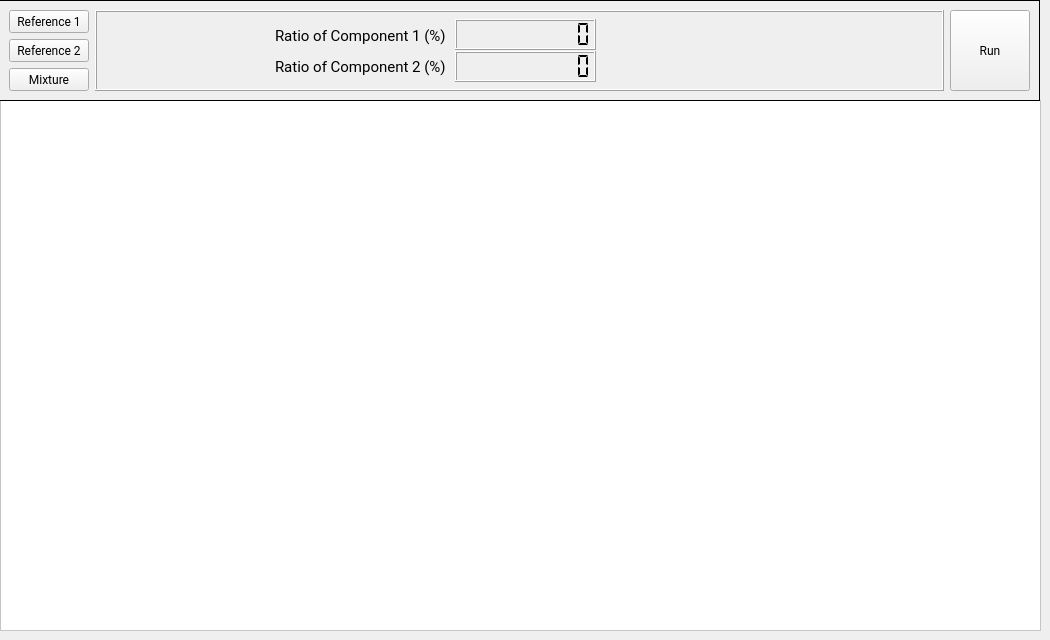
    <widget class="QWidget" name="tab_3_cls">
     <attribute name="title">
      <string>CLS</string>
     </attribute>
     <widget class="QFrame" name="frame_8">
      <property name="geometry">
       <rect>
        <x>0</x>
        <y>100</y>
        <width>1041</width>
        <height>531</height>
       </rect>
      </property>
      <property name="palette">
       <palette>
        <active>
         <colorrole role="Button">
          <brush brushstyle="SolidPattern">
           <color alpha="255">
            <red>255</red>
            <green>255</green>
            <blue>255</blue>
           </color>
          </brush>
         </colorrole>
         <colorrole role="Base">
          <brush brushstyle="SolidPattern">
           <color alpha="255">
            <red>255</red>
            <green>255</green>
            <blue>255</blue>
           </color>
          </brush>
         </colorrole>
         <colorrole role="Window">
          <brush brushstyle="SolidPattern">
           <color alpha="255">
            <red>255</red>
            <green>255</green>
            <blue>255</blue>
           </color>
          </brush>
         </colorrole>
         <colorrole role="Highlight">
          <brush brushstyle="SolidPattern">
           <color alpha="255">
            <red>255</red>
            <green>255</green>
            <blue>255</blue>
           </color>
          </brush>
         </colorrole>
         <colorrole role="HighlightedText">
          <brush brushstyle="SolidPattern">
           <color alpha="255">
            <red>0</red>
            <green>0</green>
            <blue>255</blue>
           </color>
          </brush>
         </colorrole>
        </active>
        <inactive>
         <colorrole role="Button">
          <brush brushstyle="SolidPattern">
           <color alpha="255">
            <red>255</red>
            <green>255</green>
            <blue>255</blue>
           </color>
          </brush>
         </colorrole>
         <colorrole role="Base">
          <brush brushstyle="SolidPattern">
           <color alpha="255">
            <red>255</red>
            <green>255</green>
            <blue>255</blue>
           </color>
          </brush>
         </colorrole>
         <colorrole role="Window">
          <brush brushstyle="SolidPattern">
           <color alpha="255">
            <red>255</red>
            <green>255</green>
            <blue>255</blue>
           </color>
          </brush>
         </colorrole>
         <colorrole role="Highlight">
          <brush brushstyle="SolidPattern">
           <color alpha="255">
            <red>255</red>
            <green>255</green>
            <blue>255</blue>
           </color>
          </brush>
         </colorrole>
         <colorrole role="HighlightedText">
          <brush brushstyle="SolidPattern">
           <color alpha="255">
            <red>0</red>
            <green>0</green>
            <blue>255</blue>
           </color>
          </brush>
         </colorrole>
        </inactive>
        <disabled>
         <colorrole role="Button">
          <brush brushstyle="SolidPattern">
           <color alpha="255">
            <red>255</red>
            <green>255</green>
            <blue>255</blue>
           </color>
          </brush>
         </colorrole>
         <colorrole role="Base">
          <brush brushstyle="SolidPattern">
           <color alpha="255">
            <red>255</red>
            <green>255</green>
            <blue>255</blue>
           </color>
          </brush>
         </colorrole>
         <colorrole role="Window">
          <brush brushstyle="SolidPattern">
           <color alpha="255">
            <red>255</red>
            <green>255</green>
            <blue>255</blue>
           </color>
          </brush>
         </colorrole>
         <colorrole role="Highlight">
          <brush brushstyle="SolidPattern">
           <color alpha="255">
            <red>255</red>
            <green>255</green>
            <blue>255</blue>
           </color>
          </brush>
         </colorrole>
         <colorrole role="HighlightedText">
          <brush brushstyle="SolidPattern">
           <color alpha="255">
            <red>0</red>
            <green>0</green>
            <blue>255</blue>
           </color>
          </brush>
         </colorrole>
        </disabled>
       </palette>
      </property>
      <property name="font">
       <font>
        <family>Roboto</family>
       </font>
      </property>
      <property name="styleSheet">
       <string notr="true">background-color: rgb(255, 255, 255);</string>
      </property>
      <property name="frameShape">
       <enum>QFrame::StyledPanel</enum>
      </property>
      <property name="frameShadow">
       <enum>QFrame::Raised</enum>
      </property>
     </widget>
     <widget class="QFrame" name="frame_5_cls">
      <property name="geometry">
       <rect>
        <x>-1</x>
        <y>0</y>
        <width>1041</width>
        <height>101</height>
       </rect>
      </property>
      <property name="palette">
       <palette>
        <active>
         <colorrole role="Button">
          <brush brushstyle="SolidPattern">
           <color alpha="255">
            <red>240</red>
            <green>240</green>
            <blue>240</blue>
           </color>
          </brush>
         </colorrole>
         <colorrole role="Base">
          <brush brushstyle="SolidPattern">
           <color alpha="255">
            <red>240</red>
            <green>240</green>
            <blue>240</blue>
           </color>
          </brush>
         </colorrole>
         <colorrole role="Window">
          <brush brushstyle="SolidPattern">
           <color alpha="255">
            <red>240</red>
            <green>240</green>
            <blue>240</blue>
           </color>
          </brush>
         </colorrole>
         <colorrole role="Highlight">
          <brush brushstyle="SolidPattern">
           <color alpha="255">
            <red>255</red>
            <green>255</green>
            <blue>255</blue>
           </color>
          </brush>
         </colorrole>
        </active>
        <inactive>
         <colorrole role="Button">
          <brush brushstyle="SolidPattern">
           <color alpha="255">
            <red>240</red>
            <green>240</green>
            <blue>240</blue>
           </color>
          </brush>
         </colorrole>
         <colorrole role="Base">
          <brush brushstyle="SolidPattern">
           <color alpha="255">
            <red>240</red>
            <green>240</green>
            <blue>240</blue>
           </color>
          </brush>
         </colorrole>
         <colorrole role="Window">
          <brush brushstyle="SolidPattern">
           <color alpha="255">
            <red>240</red>
            <green>240</green>
            <blue>240</blue>
           </color>
          </brush>
         </colorrole>
         <colorrole role="Highlight">
          <brush brushstyle="SolidPattern">
           <color alpha="255">
            <red>255</red>
            <green>255</green>
            <blue>255</blue>
           </color>
          </brush>
         </colorrole>
        </inactive>
        <disabled>
         <colorrole role="Button">
          <brush brushstyle="SolidPattern">
           <color alpha="255">
            <red>240</red>
            <green>240</green>
            <blue>240</blue>
           </color>
          </brush>
         </colorrole>
         <colorrole role="Base">
          <brush brushstyle="SolidPattern">
           <color alpha="255">
            <red>240</red>
            <green>240</green>
            <blue>240</blue>
           </color>
          </brush>
         </colorrole>
         <colorrole role="Window">
          <brush brushstyle="SolidPattern">
           <color alpha="255">
            <red>240</red>
            <green>240</green>
            <blue>240</blue>
           </color>
          </brush>
         </colorrole>
         <colorrole role="Highlight">
          <brush brushstyle="SolidPattern">
           <color alpha="255">
            <red>255</red>
            <green>255</green>
            <blue>255</blue>
           </color>
          </brush>
         </colorrole>
        </disabled>
       </palette>
      </property>
      <property name="font">
       <font>
        <family>Roboto</family>
       </font>
      </property>
      <property name="frameShape">
       <enum>QFrame::Box</enum>
      </property>
      <property name="frameShadow">
       <enum>QFrame::Plain</enum>
      </property>
      <layout class="QGridLayout" name="gridLayout_2">
       <item row="2" column="0">
        <widget class="QPushButton" name="Button_reference_1">
         <property name="sizePolicy">
          <sizepolicy hsizetype="Fixed" vsizetype="Fixed">
           <horstretch>0</horstretch>
           <verstretch>0</verstretch>
          </sizepolicy>
         </property>
         <property name="font">
          <font>
           <family>Roboto</family>
          </font>
         </property>
         <property name="focusPolicy">
          <enum>Qt::NoFocus</enum>
         </property>
         <property name="statusTip">
          <string>Choose the folder of the raw data</string>
         </property>
         <property name="styleSheet">
          <string notr="true">border-top-color: rgb(255, 1, 81);
border-top-color: qlineargradient(spread:pad, x1:0, y1:0, x2:1, y2:0, stop:0 rgba(0, 0, 0, 255), stop:1 rgba(255, 255, 255, 255));</string>
         </property>
         <property name="text">
          <string>Reference 1</string>
         </property>
        </widget>
       </item>
       <item row="2" column="2" rowspan="3">
        <widget class="QFrame" name="frame_6_cls">
         <property name="frameShape">
          <enum>QFrame::Box</enum>
         </property>
         <property name="frameShadow">
          <enum>QFrame::Raised</enum>
         </property>
         <widget class="QLCDNumber" name="lcdNumber_component1">
          <property name="geometry">
           <rect>
            <x>360</x>
            <y>9</y>
            <width>141</width>
            <height>31</height>
           </rect>
          </property>
          <property name="digitCount">
           <number>10</number>
          </property>
          <property name="mode">
           <enum>QLCDNumber::Dec</enum>
          </property>
          <property name="segmentStyle">
           <enum>QLCDNumber::Flat</enum>
          </property>
         </widget>
         <widget class="QLCDNumber" name="lcdNumber_component2">
          <property name="geometry">
           <rect>
            <x>360</x>
            <y>41</y>
            <width>141</width>
            <height>31</height>
           </rect>
          </property>
          <property name="smallDecimalPoint">
           <bool>false</bool>
          </property>
          <property name="digitCount">
           <number>10</number>
          </property>
          <property name="mode">
           <enum>QLCDNumber::Dec</enum>
          </property>
          <property name="segmentStyle">
           <enum>QLCDNumber::Flat</enum>
          </property>
         </widget>
         <widget class="QLabel" name="label_2_ratio1">
          <property name="geometry">
           <rect>
            <x>180</x>
            <y>16</y>
            <width>171</width>
            <height>20</height>
           </rect>
          </property>
          <property name="sizePolicy">
           <sizepolicy hsizetype="Fixed" vsizetype="Preferred">
            <horstretch>0</horstretch>
            <verstretch>0</verstretch>
           </sizepolicy>
          </property>
          <property name="font">
           <font>
            <family>Roboto</family>
            <pointsize>11</pointsize>
           </font>
          </property>
          <property name="text">
           <string>Ratio of Component 1 (%)</string>
          </property>
         </widget>
         <widget class="QLabel" name="label_3_ratio2">
          <property name="geometry">
           <rect>
            <x>180</x>
            <y>47</y>
            <width>181</width>
            <height>20</height>
           </rect>
          </property>
          <property name="font">
           <font>
            <family>Roboto</family>
            <pointsize>11</pointsize>
           </font>
          </property>
          <property name="text">
           <string>Ratio of Component 2 (%)</string>
          </property>
         </widget>
        </widget>
       </item>
       <item row="4" column="0">
        <widget class="QPushButton" name="Button_mixture">
         <property name="font">
          <font>
           <family>Roboto</family>
          </font>
         </property>
         <property name="focusPolicy">
          <enum>Qt::NoFocus</enum>
         </property>
         <property name="statusTip">
          <string>Run preprocessing</string>
         </property>
         <property name="text">
          <string>Mixture</string>
         </property>
        </widget>
       </item>
       <item row="3" column="0">
        <widget class="QPushButton" name="Button_reference_2">
         <property name="font">
          <font>
           <family>Roboto</family>
          </font>
         </property>
         <property name="focusPolicy">
          <enum>Qt::NoFocus</enum>
         </property>
         <property name="statusTip">
          <string>Choose where you want to save the preprocessed data</string>
         </property>
         <property name="text">
          <string>Reference 2</string>
         </property>
        </widget>
       </item>
       <item row="2" column="3" rowspan="3">
        <widget class="QPushButton" name="Button_run3_cls">
         <property name="sizePolicy">
          <sizepolicy hsizetype="Fixed" vsizetype="Expanding">
           <horstretch>0</horstretch>
           <verstretch>0</verstretch>
          </sizepolicy>
         </property>
         <property name="font">
          <font>
           <family>Roboto</family>
          </font>
         </property>
         <property name="focusPolicy">
          <enum>Qt::NoFocus</enum>
         </property>
         <property name="statusTip">
          <string>Run preprocessing</string>
         </property>
         <property name="text">
          <string>Run</string>
         </property>
        </widget>
       </item>
      </layout>
     </widget>
    </widget>
